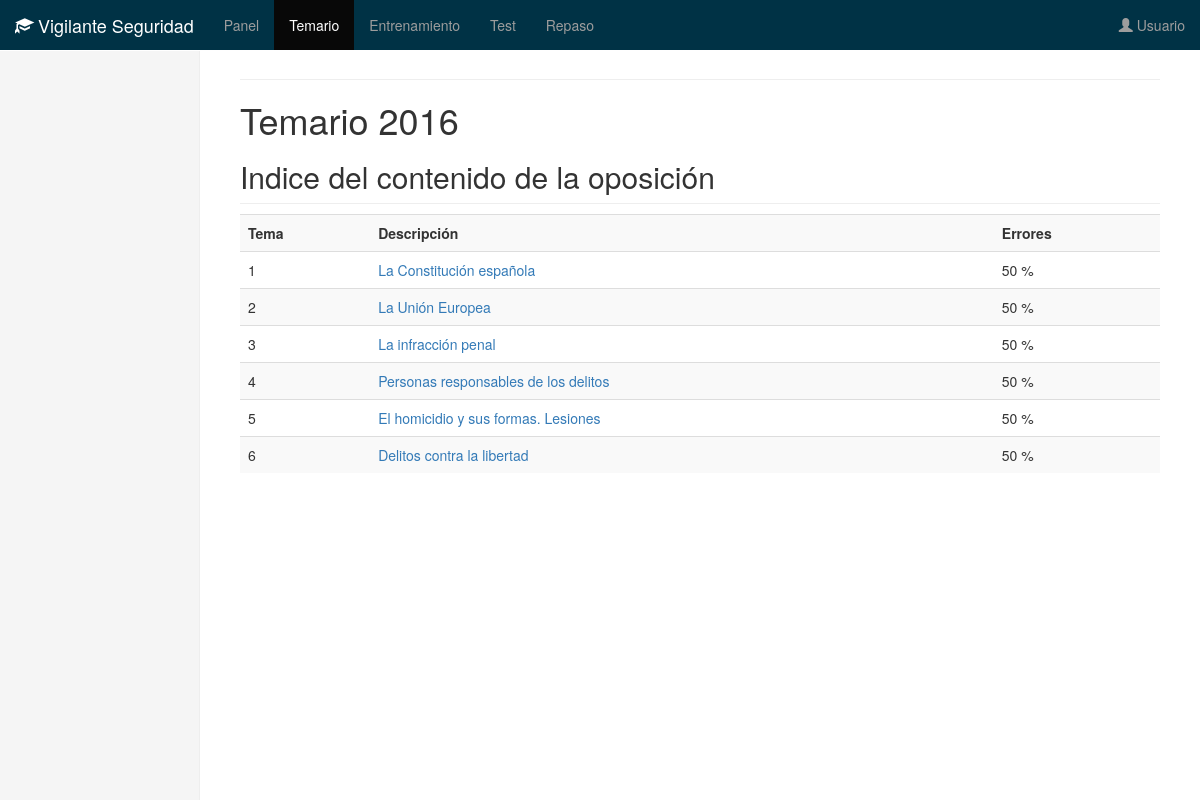
Before: /panel/temario/ with the older database file.
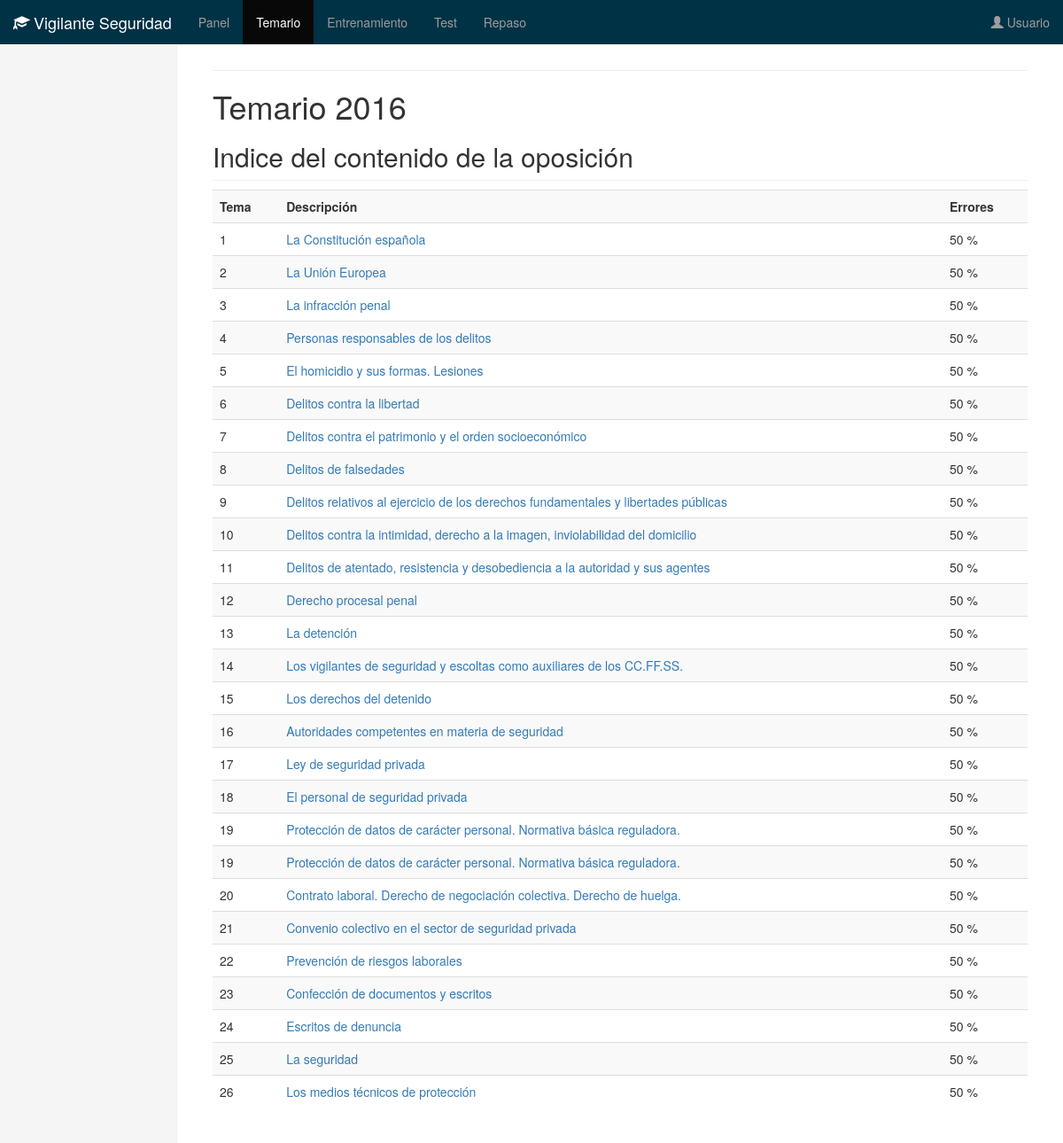
After: the same page with the newer database file.
### examen/models.py (models this page shows, shortened)
class Tema(models.Model):
	tema = models.IntegerField()
	categoria = models.CharField(max_length=100, blank=True, null=True)
	descripcion = models.CharField(max_length=200, blank=True)
	oposicion = models.ManyToManyField(Oposicion)
	class Meta:
		ordering = ['tema']
		verbose_name_plural = "Temas"

### examen/views.py (the view)
# urls.py: url(r'^panel/temario/$', temario.as_view(), name='temario'),
class temario(ListView):
	template_name = 'temario.html'
	model = Tema

### examen/context_processors.py (called while the page is built)
def menu(request):
	menu = {'menu': [{'nombre': 'Panel', 'url': reverse('panel')}, {'nombre': 'Temario', 'url': reverse('temario')}, {'nombre': 'Entrenamiento', 'url': reverse('entrenamiento')}, {'nombre': 'Test', 'url': reverse('test')}, {'nombre': 'Repaso', 'url': reverse('repaso')}, ]}
	for item in menu['menu']:
		if request.path == item['url']:
			item['active'] = True
	return menu

### templates/temario.html
{% extends "base.html" %}
{% block page %}
	<h1>Temario 2016</h1>
{% endblock%}
{% block seccion %}
	<h2 class="sub-header">Indice del contenido de la oposición</h2>
	<table class="table table-striped">
	<tr>
		<th>Tema</th>
		<th>Descripción</th>
		<th>Errores</th>
	</tr>
	{% for tema in  object_list %}
		<tr>
			<td>{{ tema.tema }}</td>
			<td><a href="{{ tema.tema }}">{{ tema.descripcion }}</a></td>
			<td>50 %</td>
		</tr>
	{% endfor %}
	</table>
{% endblock seccion %}

### templates/base.html (shortened to what this page needs)
{% load staticfiles %}
<!DOCTYPE html>
<html lang="en">
  <head>
    <link href="{% static "css/bootstrap.min.css" %}" rel="stylesheet">
    <link href="{% static "css/dashboard.css" %}" rel="stylesheet">
  </head>
  <body>
    {% include "barra-nav.html" %}
    <div class="container-fluid">
      <div class="row">
        <div class="col-sm-3 col-md-2 sidebar">
        </div>
        <div class="col-sm-9 col-sm-offset-3 col-md-10 col-md-offset-2 main">
          <h1 class="page-header">{% block titulopagina %} {% endblock titulopagina %}</h1>
          {% block page %}
          {% endblock page %}
         {% block seccion %}
         {% endblock seccion %}
        </div>
      </div>
    </div>
  </body>
</html>

### templates/barra-nav.html (shortened to what this page needs)
<nav class="navbar navbar-inverse navbar-fixed-top">
  <div class="container-fluid">
    <div class="navbar-header">
      <a class="navbar-brand" href="/"><span class="glyphicon glyphicon-education" aria-hidden="true"></span>  Vigilante Seguridad</a>
    </div>
    <div id="navbar" class="navbar-collapse collapse">
        {% include "menu.html" %}
      <ul class="nav navbar-nav navbar-right">
        <li><a href="#"><span class="glyphicon glyphicon-user" aria-hidden="true"></span>  Usuario</a> </li>
      </ul>
    </div>
  </div>
</nav>

### templates/menu.html
<ul class="nav navbar-nav">
  {% for enlace in menu %}
    <li {% if enlace.active %}class="active"{% endif %}><a href="{{ enlace.url }}">{{ enlace.nombre }}</a></li>
  {% endfor %}
</ul>

### static/css/dashboard.css (style rules this page uses)
body { padding-top: 50px; }
.sub-header { padding-bottom: 10px; border-bottom: 1px solid #eee; }
.navbar-fixed-top { border: 0; }
.navbar-inverse { background-color: #003245; }
.sidebar { display: none; }
@media (min-width: 768px) { .sidebar { position: fixed; top: 51px; bottom: 0; left: 0; z-index: 1000; display: block; padding: 20px; overflow-x: hidden; overflow-y: auto; background-color: #f5f5f5; border-right: 1px solid #eee; } }
.main { padding: 20px; }
@media (min-width: 768px) { .main { padding-right: 40px; padding-left: 40px; } }
.main .page-header { margin-top: 0; }

Changed rows visible on the page:
added Tema: tema "7", descripcion "Delitos contra el patrimonio y el orden socioeconómico"
added Tema: tema "8", descripcion "Delitos de falsedades"
added Tema: tema "9", descripcion "Delitos relativos al ejercicio de los derechos fundamentales y libertades públicas"
added Tema: tema "10", descripcion "Delitos contra la intimidad, derecho a la imagen, inviolabilidad del domicilio"
added Tema: tema "11", descripcion "Delitos de atentado, resistencia y desobediencia a la autoridad y sus agentes"
added Tema: tema "12", descripcion "Derecho procesal penal"
added Tema: tema "13", descripcion "La detención"
added Tema: tema "14", descripcion "Los vigilantes de seguridad y escoltas como auxiliares de los CC.FF.SS."
added Tema: tema "15", descripcion "Los derechos del detenido"
added Tema: tema "16", descripcion "Autoridades competentes en materia de seguridad"
added Tema: tema "17", descripcion "Ley de seguridad privada"
added Tema: tema "18", descripcion "El personal de seguridad privada"
added Tema: tema "19", descripcion "Protección de datos de carácter personal. Normativa básica reguladora."
added Tema: tema "19", descripcion "Protección de datos de carácter personal. Normativa básica reguladora."
added Tema: tema "20", descripcion "Contrato laboral. Derecho de negociación colectiva. Derecho de huelga."
added Tema: tema "21", descripcion "Convenio colectivo en el sector de seguridad privada"
added Tema: tema "22", descripcion "Prevención de riesgos laborales"
added Tema: tema "23", descripcion "Confección de documentos y escritos"
added Tema: tema "24", descripcion "Escritos de denuncia"
added Tema: tema "25", descripcion "La seguridad"
added Tema: tema "26", descripcion "Los medios técnicos de protección"
